Frame 1 (no input): blank canvas, image omitted
Frame 60 (no input): blank canvas, image omitted
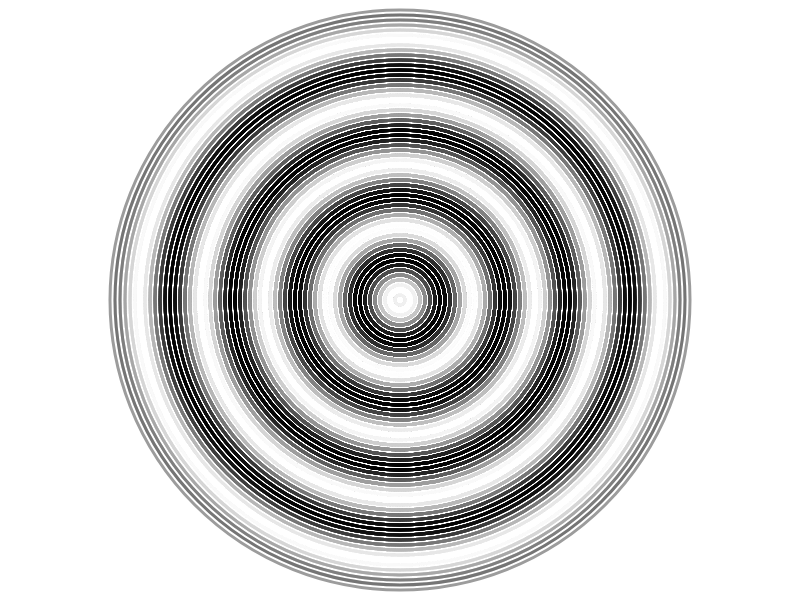
Frame 120 (the mouse pressed at the canvas centre since frame 60)

The p5.js sketch whose frames 1 and 60 were blank and that drew this single picture after the mouse press (run headless with seeded random() and noise() and a simulated clock; from frame 60 on, the mouse is pressed at the canvas centre):

// p5.js sketch
// ── sketch.js
/* eslint-disable no-use-before-define, class-methods-use-this, no-undef */


const ripples = [];

function setup() {
  createCanvas(displayWidth, displayHeight);

  noFill()
}


function mouseClicked() {
  ripples.push({
    center: createVector(mouseX, mouseY),
    fn: (t) => {
      return sin((t - frameCount * .2) * .5)
    },
    time: 0,
    speed: 10,
    maxTime: 100,
  });
}


function draw() {

  if(mouseIsPressed) {
    mouseClicked();
  }

  background(255)
  ripples.forEach(drawRipple);
  ripples.forEach(updateRipple)
}



function drawRipple({center, fn, time, speed, maxTime}) {
  for(let i = max(0, time - maxTime); i < min(time, maxTime); i+= 1) {
    const val = fn(i);
    stroke((val + 1) * 255 / 2, 100);
    strokeWeight(3)
    // print(val)
    circle(center.x, center.y, i * speed)
  }
}

function updateRipple(r) {
  r.time += 1;
}
